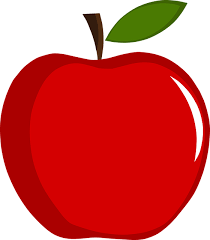
#> input picture apple1.png, 210 x 240 px
$ python imagesDifAndPercentage.py
#> lines starting #> are read from the running program, lines starting #| are printed output that depends on the picture
import cv2 as cv
import numpy as np

img1 = cv.imread('apple1.png')
#> img1 is the input picture: shape (240, 210, 3); mean B, G, R 79.6, 84, 211.3
img1_gray = cv.cvtColor(img1,cv.COLOR_BGR2GRAY)
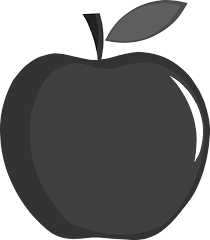
#> img1_gray: shape (240, 210); min 8, max 255, mean 121.8
img1_reSize = cv.resize(img1_gray,(200,200))
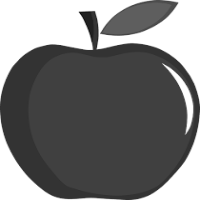
#> img1_reSize: shape (200, 200); min 13, max 255, mean 121.8
img1_reSize = cv.Canny(img1_reSize,100,200)
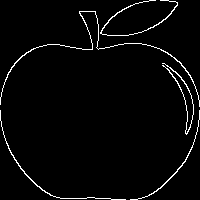
#> img1_reSize: shape (200, 200); 2.8% white in thin lines or dots

img2 = cv.imread('apple1.png')
img2_gray = cv.cvtColor(img2,cv.COLOR_BGR2GRAY)
img2_reSize = cv.resize(img2_gray,(200,200))
img2_reSize = cv.Canny(img2_reSize,100,200)

diff_images = cv.absdiff(img1_reSize,img2_reSize)
#> diff_images: shape (200, 200); every value is 0

similar_pixels = np.sum(diff_images == 0)
#> similar_pixels = 40000
total_pixels = diff_images.size
#> total_pixels = 40000
similarity_percentage= (similar_pixels/total_pixels)*100
#> similarity_percentage = 100

cv.imshow("T1",img1_reSize)
cv.imshow("T2",img2_reSize)
print(similarity_percentage)
#| 100.0
cv.waitKey(0)
cv.destroyAllWindows()
